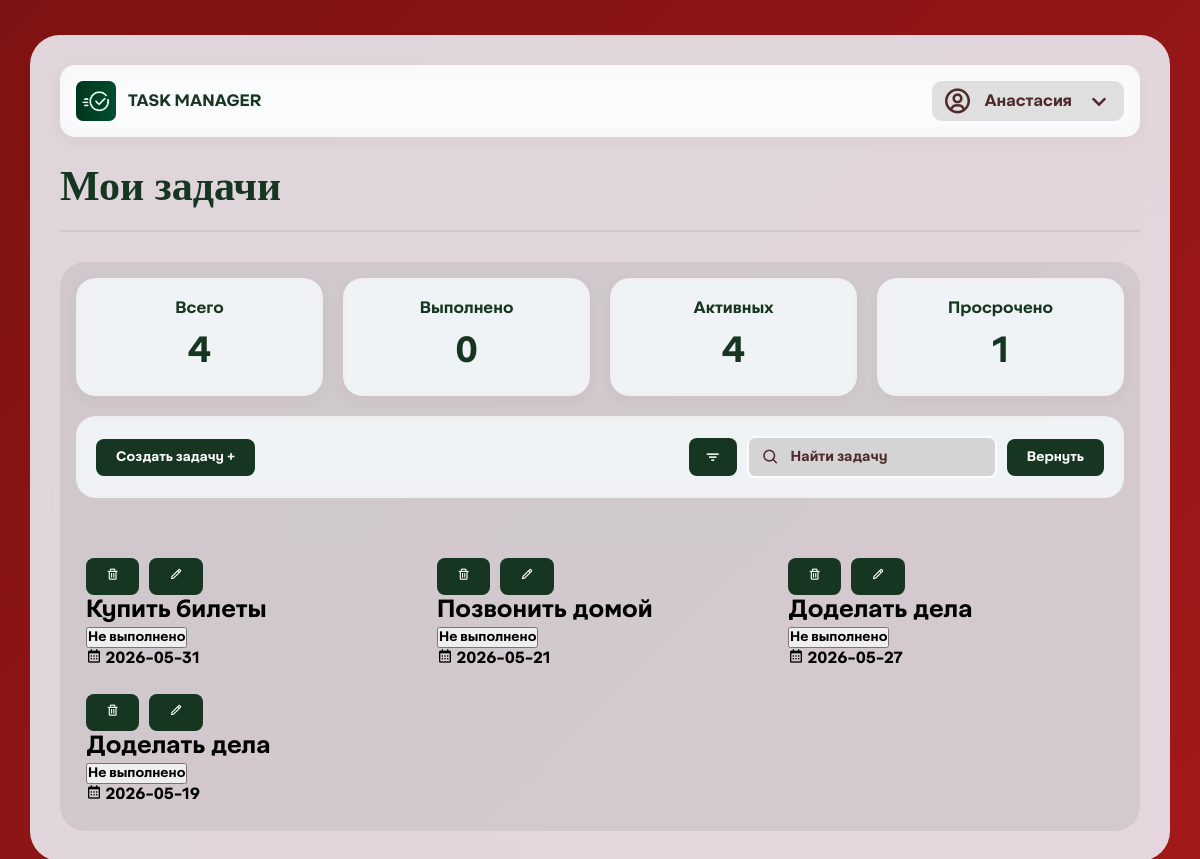
/homepage (signed in), run on the app's committed database.
### tables this page shows
CREATE TABLE users (
        id INTEGER PRIMARY KEY AUTOINCREMENT,
        name TEXT NOT NULL,
        username TEXT UNIQUE NOT NULL,
        password TEXT NOT NULL,
        created_time TEXT NOT NULL
    );

CREATE TABLE tasks (
        user_id INTEGER NOT NULL,
        id INTEGER PRIMARY KEY AUTOINCREMENT,
        name TEXT NOT NULL,
        description TEXT,
        status INTEGER DEFAULT 0, 
        limit_time TEXT,
        created_time TEXT NOT NULL,
        FOREIGN KEY (user_id) REFERENCES users (id)
    );

### application/pages.py (the view)
@router.get("/homepage")
def homepage(request: Request, search: str = ""):
    user_id = request.cookies.get("user_id")
    if not user_id:
        return RedirectResponse("/")
    user = get_user_id(int(user_id))
    all_tasks = get_tasks(int(user_id))
    if search:
        print(search)
        tasks = get_task_name(search, int(user_id))
    else:
        tasks = all_tasks
    total = len(all_tasks)
    active = len([i for i in all_tasks if i[4] == 0])
    completed = len([i for i in all_tasks if i[4] == 1])
    today = datetime.now().date()
    overdue = 0
    for i in all_tasks:
        limit_time = i[5]
        if limit_time and i[4] != 1:
            deadline = datetime.strptime(limit_time, "%Y-%m-%d").date()
            if deadline < today:
                overdue += 1
    return templates.TemplateResponse("homepage.html", {
        "request": request,
        "user": user,
        "tasks": tasks,
        "total": total,
        "completed": completed,
        "active": active,
        "overdue": overdue,
        "search": search
    })

### templates/homepage.html (shortened to what this page needs)
{% extends 'base.html' %}
{% block content %}
<body class="tasks-page">
    <div class="tasks-container">
        <div class="server-profile-bar">
            <div class="server-info">
                <img src="/static/images/logo-with.png" alt="Server" class="logo">
                <span class="server-name">TASK MANAGER</span>
            </div>
            <div class="profile-info">
                <i class='bx bx-user-circle'></i>
                <span class="name">{{ user[1] }}</span>
                <i class='bx bx-chevron-down'></i>
            </div>
        </div>
        <div class="tasks-header">
            <h1 class="text">Мои задачи</h1>
        </div>
        <div class="back">
            <div class="stats-grid">
                <div class="stat-card">
                    <h3>Всего</h3>
                    <div class="stat-number" id="totalTasks">{{ total }}</div>
                </div>
                <div class="stat-card">
                    <h3>Выполнено</h3>
                    <div class="stat-number" id="completedTasks">{{ completed }}</div>
                </div>
                <div class="stat-card">
                    <h3>Активных</h3>
                    <div class="stat-number" id="activeTasks">{{ active }}</div>
                </div>
                <div class="stat-card">
                    <h3>Просрочено</h3>
                    <div class="stat-number" id="overdueTasks">{{ overdue }}</div>
                </div>
            </div>
            <div class="filters-section">
                <form action="/create">
                    <div class="create-button">
                        <button type="submit" class="create-btn">Cоздать задачу +</button>
                    </div>
                </form>
                <div class="search-wrapper">
                    <div class="filter-button">
                        <button class="filter-btn" id="filterBtn">
                            <i class="bx bx-filter"></i>
                        </button>
                    </div>
                    <div class="search-box">
                        <form action="/homepage" method="GET" id="searchForm">
                            <input type="text" name="search" id="searchInput" placeholder="         Найти задачу" value="{{ search_query if search_query else '' }}">
                            <i class="bx bx-search"></i>
                        </form>
                    </div>
                    <div class="clear-button">
                        <button type="submit" class="clear-btn" onclick="location.href='/homepage'">Вернуть</button>
                    </div>
                </div>
            </div>
            <div class="tasks-grid" id="tasksGrid">
                {% if tasks %}
                    {% for task in tasks %}
                    <div class="task-container">
                        <div class="task-edit-buttons">
                            <button class="delete-task-btn" onclick="deleteTask({{ task[1] }})"><i class="bx bx-trash"></i></button>
                            <button class="edit-task-btn" onclick="location.href='/edittask?task_id={{ task[1] }}'">
                                <i class="bx bx-pencil"></i>
                            </button>
                        </div>
                        <div class="task-card">
                            <h2 class="task-name">{{ task[2] }}</h2>
                            <div class="task-card-header">
                                <form action="/update_task_status/{{ task[1] }}" method="POST">
                                    <button type="submit" class="status-btn">{% if task[4] == 1 %}Выполнено{% else %}Не выполнено{% endif %}</button>
                                </form>
                            </div>
                            {% if task[5] %}
                            <div class="task-deadline">
                                <i class='bx bx-calendar'></i>
                                <span>{{ task[5] }}</span>
                            </div>
                            {% endif %}
                        </div>
                    </div>
                    {% endfor %}
                {% else %}
                    <div class="empty-state">Тут немного пусто</div>
                {% endif %}
            </div>
        </div>
    </div>
</body>
{% endblock %}

### templates/base.html (shortened to what this page needs)
<!DOCTYPE html>
<html lang="ru">
<head>
    <link rel="stylesheet" href="static\styles.css">
    <link rel="stylesheet" href="https://unpkg.com/boxicons@2.1.4/css/boxicons.min.css">
</head>
{% block content %}{% endblock %}
</html>

### static/styles.css (style rules this page uses)
* { margin: 0; padding: 0; box-sizing: border-box; font-family: AKTIFO-A-BOLD_0; }
h1 { font-family: Strogo-Regular; z-index: 1; }
h1.text { font-size: 42px; }
form { width: 100%; }
.tasks-page { background: linear-gradient(135deg, rgb(127, 18, 18), rgb(163, 25, 25)); overflow-y: auto; overflow-x: auto; display: flex; justify-content: center; align-items: flex-start; min-height: 100vh; padding: 10px; }
.tasks-container, .tasks-container-edited { position: relative; width: 1480px; max-width: calc(100% - 40px); background: rgba(240, 248, 255, 0.85); backdrop-filter: blur(12px); border-radius: 30px; padding: 30px; margin: 25px auto; display: flex; flex-direction: column; min-height: calc(100vh - 40px); }
.back, .back-edit { background: #0d331a13; border-radius: 25px; padding-top: 16px; padding-bottom: 16px; padding-left: 16px; padding-right: 16px; flex: 1; width: 100%; display: flex; flex-direction: column; }
.tasks-header { text-align: left; margin-bottom: 30px; padding-bottom: 30px; border-bottom: 2px solid rgba(166, 169, 167, 0.3); }
.tasks-header h1 { font-size: 42px; color: #163622; margin-bottom: -10px; }
.server-profile-bar { display: flex; justify-content: space-between; align-items: center; background: rgba(255, 255, 255, 0.7); backdrop-filter: blur(10px); padding: 16px 16px; border-radius: 15px; margin-bottom: 25px; box-shadow: 0 5px 15px #4f2a2a0c; }
.server-info, .profile-info { display: flex; align-items: center; gap: 10px; font-size: 16px; color: #163622; }
.profile-info { background: #e0dfdf; position: relative; cursor: pointer; padding: 5px 10px; border-radius: 10px; z-index: 100; }
.server-profile-bar { overflow: visible; z-index: 10; }
.tasks-container { overflow: visible; }
.logo { width: 40px; height: 40px; object-fit: cover; border-radius: 7px; }
.profile-info i { font-size: 30px; color: #4f2a2a; }
.server-name, .name { font-weight: bold; margin: 2px; }
.name, .form-group input::placeholder, .form-group textarea::placeholder { color: #4f2a2a; }
.profile-info { cursor: pointer; transition: all 0.3s ease; padding: 5px 10px; border-radius: 10px; }
.stats-grid { display: grid; grid-template-columns: repeat(auto-fit, minmax(200px, 1fr)); gap: 20px; margin-bottom: 20px; }
.stat-card { background: rgba(255, 255, 255, 0.6); backdrop-filter: blur(5px); padding: 20px; border-radius: 20px; text-align: center; transition: transform 0.3s ease; box-shadow: 0 5px 15px #4f2a2a0c; }
.stat-card h3 { font-size: 16px; color: #163622; margin-bottom: 10px; }
.stat-number { font-size: 36px; font-weight: bold; color: #163622; }
.filters-section { background: rgba(255, 255, 255, 0.6); backdrop-filter: blur(5px); padding: 20px; border-radius: 20px; margin-bottom: 30px; display: flex; justify-content: space-between; align-items: center; gap: 15px; }
.filter-button, .create-button, .clear-button, .task-edit-buttons { display: flex; gap: 10px; flex-wrap: wrap; }
.filter-btn, .create-btn, .clear-btn, .delete-task-btn, .edit-task-btn { background: #163622; border: none; padding: 10px 20px; border-radius: 8px; cursor: pointer; font-family: AKTIFO-A-BOLD_0; color: #ffffff; transition: all 0.3s ease; transition: background 0.3s ease; }
.search-wrapper { display: flex; align-items: center; gap: 10px; }
.search-box { position: relative; }
.search-box input { width: 250px; padding: 10px 35px 10px 15px; background: #cac8c8b7; border-radius: 8px; border: 2px solid #ffffffe1; outline: none; font-size: 14px; }
.search-box input::placeholder { color: #4f2a2a; font-weight: 400; }
.search-box i { position: absolute; right: 217px; top: 50%; transform: translateY(-50%); font-size: 18px; color: #4f2a2a; pointer-events: none; }
.search-box input:not(:placeholder-shown) + .bx.bx-search { opacity: 0; }
.filter-btn { padding: 10px 15px; display: flex; align-items: center; justify-content: center; }
.filter-btn i { font-size: 18px; margin: 0; }
.tasks-grid { display: grid; grid-template-columns: repeat(auto-fill, minmax(320px, 1fr)); gap: 25px; margin-top: 20px; max-height: 600px; overflow-y: auto; padding: 10px; }
.filter-button { position: relative; }

### data on the page
users: name "Анастасия"
tasks: name "Купить билеты", status "Не выполнено", limit_time "2026-05-31"
tasks: name "Позвонить домой", status "Не выполнено", limit_time "2026-05-21"
tasks: name "Доделать дела", status "Не выполнено", limit_time "2026-05-27"
tasks: name "Доделать дела", status "Не выполнено", limit_time "2026-05-19"

### other printed values
{{ total }} "4"
{{ completed }} "0"
{{ active }} "4"
{{ overdue }} "1"
